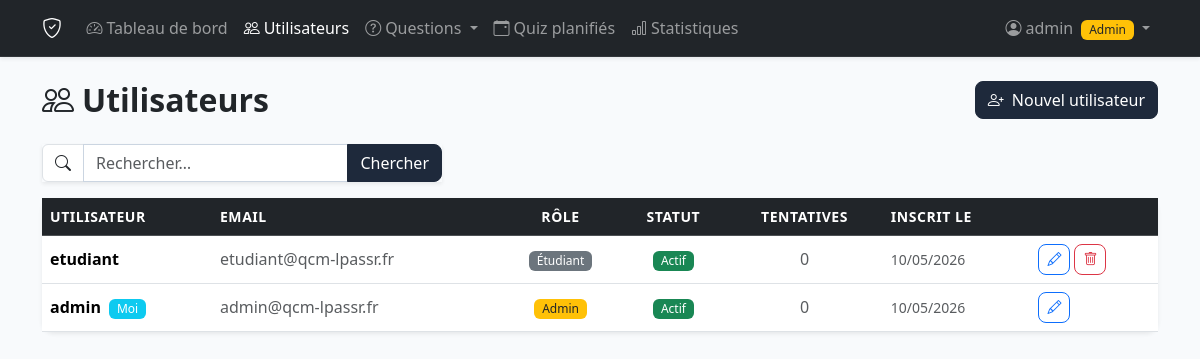
Page /admin/users (signed in) on the committed database.
### models.py (models this page shows, shortened)
class User(UserMixin, db.Model):
    __tablename__ = 'users'
    id = db.Column(db.Integer, primary_key=True)
    username = db.Column(db.String(80), unique=True, nullable=False)
    email = db.Column(db.String(120), unique=True, nullable=False)
    password_hash = db.Column(db.String(255), nullable=False)
    role = db.Column(db.String(20), default='student', nullable=False)
    is_active = db.Column(db.Boolean, default=True, nullable=False)
    created_at = db.Column(db.DateTime, default=datetime.utcnow)
    totp_secret = db.Column(db.String(32), nullable=True)
    totp_enabled = db.Column(db.Boolean, default=False, nullable=False)
    sessions = db.relationship('QcmSession', backref='user', lazy=True, cascade='all, delete-orphan')
    cheat_logs = db.relationship('CheatLog', backref='user', lazy=True, cascade='all, delete-orphan')
    @property
    def is_admin(self):
        return self.role == 'admin'

### routes/admin.py (the view)
@admin_bp.route('/users')
@login_required
@admin_required
def users():
    page = request.args.get('page', 1, type=int)
    search = request.args.get('search', '')
    query = User.query
    if search:
        query = query.filter(
            (User.username.ilike(f'%{search}%')) | (User.email.ilike(f'%{search}%'))
        )
    users_list = query.order_by(User.created_at.desc()).paginate(page=page, per_page=20, error_out=False)
    return render_template('admin/users.html', users=users_list, search=search)

### routes/admin.py (called while the page is built)
def admin_required(f):
    from functools import wraps
    @wraps(f)
    def decorated(*args, **kwargs):
        if not current_user.is_authenticated or not current_user.is_admin:
            abort(403)
        return f(*args, **kwargs)
    return decorated

### templates/admin/users.html (shortened to what this page needs)
{% extends 'base.html' %}
{% block content %}
<div class="d-flex justify-content-between align-items-center mb-4">
    <h2 class="fw-bold mb-0"><i class="bi bi-people me-2"></i>Utilisateurs</h2>
    <a href="{{ url_for('admin.new_user') }}" class="btn btn-dark">
        <i class="bi bi-person-plus me-2"></i>Nouvel utilisateur
    </a>
</div>
<form method="GET" class="mb-3">
    <div class="input-group shadow-sm" style="max-width:400px">
        <span class="input-group-text bg-white"><i class="bi bi-search"></i></span>
        <input type="text" name="search" class="form-control" placeholder="Rechercher…"
               value="{{ search }}">
        <button type="submit" class="btn btn-dark">Chercher</button>
    </div>
</form>
<div class="card border-0 shadow-sm">
    <div class="card-body p-0">
        <div class="table-responsive">
            <table class="table table-hover mb-0 align-middle">
                <thead class="table-dark">
                    <tr>
                        <th>Utilisateur</th>
                        <th>Email</th>
                        <th class="text-center">Rôle</th>
                        <th class="text-center">Statut</th>
                        <th class="text-center">Tentatives</th>
                        <th>Inscrit le</th>
                        <th></th>
                    </tr>
                </thead>
                <tbody>
                    {% for u in users.items %}
                    <tr>
                        <td>
                            <strong>{{ u.username }}</strong>
                            {% if u.id == current_user.id %}
                            <span class="badge bg-info ms-1">Moi</span>
                            {% endif %}
                        </td>
                        <td class="text-muted">{{ u.email }}</td>
                        <td class="text-center">
                            <span class="badge {% if u.role == 'admin' %}bg-warning text-dark{% else %}bg-secondary{% endif %}">
                                {{ 'Admin' if u.role == 'admin' else 'Étudiant' }}
                            </span>
                        </td>
                        <td class="text-center">
                            {% if u.is_active %}
                            <span class="badge bg-success">Actif</span>
                            {% else %}
                            <span class="badge bg-secondary">Inactif</span>
                            {% endif %}
                        </td>
                        <td class="text-center text-muted">
                            {{ u.sessions | selectattr('is_completed') | list | length }}
                        </td>
                        <td class="text-muted small">{{ u.created_at.strftime('%d/%m/%Y') }}</td>
                        <td>
                            <div class="d-flex gap-1">
                                <a href="{{ url_for('admin.edit_user', user_id=u.id) }}"
                                   class="btn btn-sm btn-outline-primary">
                                    <i class="bi bi-pencil"></i>
                                </a>
                                {% if u.id != current_user.id %}
                                <form method="POST" action="{{ url_for('admin.delete_user', user_id=u.id) }}"
                                      onsubmit="return confirm('Supprimer {{ u.username }} ?')">
                                    <button type="submit" class="btn btn-sm btn-outline-danger">
                                        <i class="bi bi-trash"></i>
                                    </button>
                                </form>
                                {% endif %}
                            </div>
                        </td>
                    </tr>
                    {% else %}
                    <tr>
                        <td colspan="7" class="text-center py-4 text-muted">
                            Aucun utilisateur trouvé.
                        </td>
                    </tr>
                    {% endfor %}
                </tbody>
            </table>
        </div>
    </div>
</div>
{% endblock %}

### templates/base.html (shortened to what this page needs)
<!DOCTYPE html>
<html lang="fr">
<head>
    <link href="https://cdn.jsdelivr.net/npm/bootstrap@5.3.2/dist/css/bootstrap.min.css" rel="stylesheet">
    <link href="https://cdn.jsdelivr.net/npm/bootstrap-icons@1.11.3/font/bootstrap-icons.min.css" rel="stylesheet">
    <link rel="stylesheet" href="{{ url_for('static', filename='css/style.css') }}">
</head>
<body class="{% block body_class %}{% endblock %}">
{% if not hide_navbar %}
<nav class="navbar navbar-expand-lg navbar-dark bg-dark shadow-sm">
    <div class="container">
        <a class="navbar-brand" href="{{ url_for('student.index') }}">
            <i class="bi bi-shield-check fs-5"></i>
        </a>
        <div class="collapse navbar-collapse" id="navMenu">
            {% if current_user.is_authenticated %}
            <ul class="navbar-nav me-auto">
                {% if current_user.is_admin %}
                <li class="nav-item">
                    <a class="nav-link {% if request.endpoint == 'admin.dashboard' %}active{% endif %}"
                       href="{{ url_for('admin.dashboard') }}">
                        <i class="bi bi-speedometer2 me-1"></i>Tableau de bord
                    </a>
                </li>
                <li class="nav-item">
                    <a class="nav-link {% if request.endpoint == 'admin.users' %}active{% endif %}"
                       href="{{ url_for('admin.users') }}">
                        <i class="bi bi-people me-1"></i>Utilisateurs
                    </a>
                </li>
                <li class="nav-item dropdown">
                    <a class="nav-link dropdown-toggle {% if request.endpoint in ['admin.questions','admin.new_question','admin.edit_question','admin.import_questions'] %}active{% endif %}"
                       href="#" data-bs-toggle="dropdown">
                        <i class="bi bi-question-circle me-1"></i>Questions
                    </a>
                </li>
                <li class="nav-item">
                    <a class="nav-link {% if 'admin.quiz' in (request.endpoint or '') %}active{% endif %}"
                       href="{{ url_for('admin.quizzes') }}">
                        <i class="bi bi-calendar-event me-1"></i>Quiz planifiés
                    </a>
                </li>
                <li class="nav-item">
                    <a class="nav-link {% if request.endpoint == 'admin.stats' %}active{% endif %}"
                       href="{{ url_for('admin.stats') }}">
                        <i class="bi bi-bar-chart me-1"></i>Statistiques
                    </a>
                </li>
                {% endif %}
            </ul>
            <ul class="navbar-nav">
                <li class="nav-item dropdown">
                    <a class="nav-link dropdown-toggle" href="#" data-bs-toggle="dropdown">
                        <i class="bi bi-person-circle me-1"></i>{{ current_user.username }}
                        {% if current_user.is_admin %}
                        <span class="badge bg-warning text-dark ms-1">Admin</span>
                        {% endif %}
                    </a>
                </li>
            </ul>
            {% endif %}
        </div>
    </div>
</nav>
{% endif %}
<main class="{% block main_class %}container py-4{% endblock %}">
    {% block content %}{% endblock %}
</main>
</body>
</html>

### static/css/style.css (style rules this page uses)
:root { --qcm-dark: #0f172a; --qcm-card: #1e293b; --qcm-border: #334155; --qcm-accent: #6366f1; --qcm-success: #22c55e; --qcm-danger: #ef4444; }
body { font-family: 'Segoe UI', system-ui, -apple-system, sans-serif; background-color: #f8fafc; }
.navbar { border-bottom: 1px solid rgba(255,255,255,.08); }
.navbar-brand { font-size: 1.15rem; letter-spacing: .02em; }
.card { border-radius: 12px; }
.btn { border-radius: 8px; font-weight: 500; }
.btn-dark { background-color: #1e293b; border-color: #1e293b; }
.table th { font-weight: 600; font-size: .875rem; text-transform: uppercase; letter-spacing: .04em; }
.form-control, .form-select { border-radius: 8px; border-color: #cbd5e1; transition: border-color .15s, box-shadow .15s; }
.badge { border-radius: 6px; font-weight: 500; }

### rows in the picture
User: username "admin", shows "Moi", email "admin@qcm-lpassr.fr", role "Admin", is_active "Actif", sessions|selectattr "0", created_at "10/05/2026"
User: username "etudiant", email "etudiant@qcm-lpassr.fr", role "Étudiant", is_active "Actif", sessions|selectattr "0", created_at "10/05/2026"
